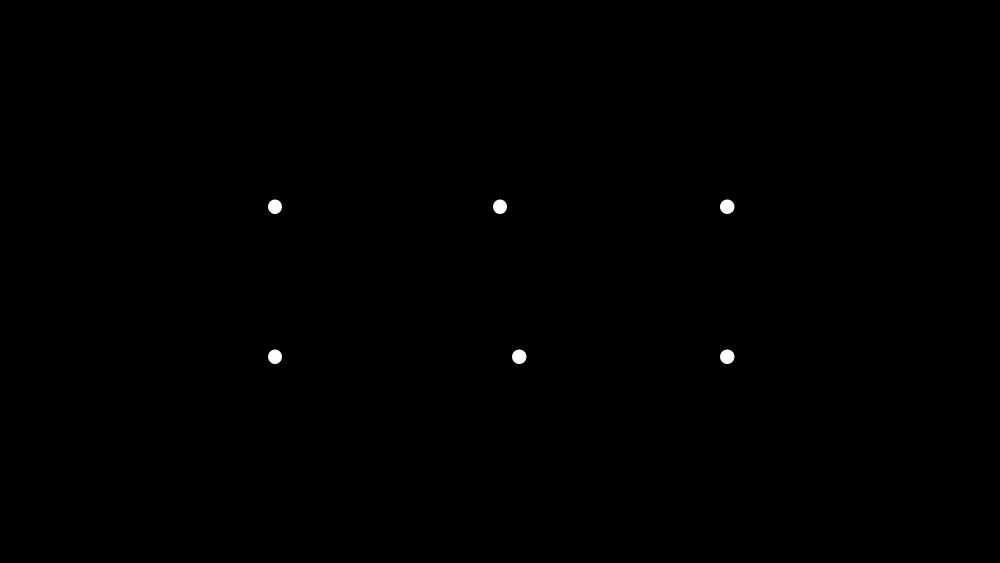
#> input picture fishfood/old_but_dont_delete/lj_pot.png, 2000 x 1125 px (shown at 1/2 size); the run also reads 1 picture not shown here
$ python tst_imgtopqr.py
#> lines starting #> are read from the running program, lines starting #| are printed output that depends on the picture; long printed decimals are rounded
### fishfood/old_but_dont_delete/tmp_testblob.py
"""Blob library, a component of vision library. Detects LED pixels in images and returns centroids of individual LEDs.
"""

from lib_utils import *
import numpy as np


class Blob():

    """Blob takes in a camera image and returns the pixel coordinates (mn) of individual LED blobs.

    Blob contains functions to convert an image to grayscale, threshold the image to separate blob pixels from background, assign blob pixels to individual blobs, and discard blobs that are reflected at the water surface.

    Attributes:
        blob_size (int): Total amount of LED blob pixels
        blobs (float): Array of blob centroids, (2, no_blobs)
        max_blobs (int): Amount of blobs expected in image. Additional blobs will be considered reflections and discarded.
        no_blobs (int): Number of clustered LED blobs
        side (string): Camera side, right or left
        thresh (int, optional): Light intensity for pixel to be considered LED blob pixel, [0=LOW,255=HIGH]
    """

    def __init__(self, side, max_blobs, thresh=U_BLOB_THRESH):
        """One Blob object is instantiated for each side, i.e., the right and the left side.

        Args:
            side (string): Camera side, right or left
            max_blobs (int): Amount of blobs expected in image. Additional blobs will be considered reflections and discarded.
            thresh (int, optional): Light intensity for pixel to be considered LED blob pixel, [0=LOW,255=HIGH]
        """

        # Arguments
        self.side = side
        self.max_blobs = max_blobs
        self.thresh = thresh

        # Initializations
        self.blob_size = 0
        self.blobs = np.zeros((2, 1))
        self.no_blobs = 0

    def detect(self, img):
        """Detect takes in an image and stores LED blob centroids in self.blobs.

        Args:
            img (int): Image array from lib_camera, (U_CAM_MRES, U_CAM_NRES, 3)
        """

        # Initializations
        self.blob_size = 0
        self.blobs = np.zeros((2, 1))
        self.no_blobs = 0

        # Run all subfunctions for blob detection
        img_gray = self._raw_to_gray(img)
        blob_pixels = self._thresholding(img_gray)
        self._continuity(blob_pixels)
        self.reflections()

    def _raw_to_gray(self, img):
        """Convert the rgb image to grayscale.

        Args:
            img (int): Raw rgb image array, (U_CAM_MRES, U_CAM_NRES, 3)

        Returns:
            int: Grayscale image array, (U_CAM_MRES, U_CAM_NRES)
        """
        img_rgb = np.zeros((U_CAM_MRES, U_CAM_NRES, 3), dtype=np.uint8)
        img_rgb = np.array(img)
        img_gray = np.zeros((U_CAM_MRES, U_CAM_NRES))
        img_gray[:, :] = img_rgb[:, :, 2]

        return img_gray

    def _thresholding(self, img_gray):
        """Keeps pixels with high enough light intensity to be considered LED blob pixels only.

        Args:
            img_gray (int): Grayscale image array, (U_CAM_MRES, U_CAM_NRES)

        Returns:
            int: Array of blob pixels
        """
        blob_pixels = np.where(img_gray > self.thresh)
        blob_pixels = np.asarray(blob_pixels)

        return blob_pixels

    def _continuity(self, blob_pixels):
        """Clusters blob pixels and returns lists of individual blob centroids

        _continuity checks all blob pixels for continuity in m-direction. It then checks the subsets which are continous in m-direction for continuity in n-direction. It finally returns an array that contains the centroids of individual blobs.

        Args:
            blob_pixels (int): Array of blob pixels

        Returns:
            float: Array of blob centroids including reflections, (2, no_blobs)

        """

        # Total amount of blob pixels. If none, return.
        self.blob_size = blob_pixels.size
        if self.blob_size < 4:
            self.blobs = np.zeros(0)
            return

        # Find pixels that are continuous in m-direction
        m = blob_pixels[0, :]
        m_shifted = np.zeros(m.shape)
        m_shifted[1:-1] = np.copy(m[:-2])
        m_shifted[0] = -1
        m_shifted[-1] = -1

        blob_m = np.where(abs(m_shifted - m) > 1)
        blob_m = np.asarray(blob_m)
        blob_m[:, -1] += 1

        # For each continous set in m-direction, find pixels that are also continuous in n-direction
        for i in range(0, blob_m.shape[1]-1):
            m = blob_pixels[0, blob_m[0, i]:blob_m[0, i+1]]
            n = blob_pixels[1, blob_m[0, i]:blob_m[0, i+1]]
            arg_n = np.argsort(n)
            n_sorted = np.sort(n)

            n_shifted = np.zeros(n.shape)
            n_shifted[1:-1] = np.copy(n_sorted[:-2])
            n_shifted[0] = -1
            n_shifted[-1] = -1

            blob_n = np.where(abs(n_shifted - n_sorted) > 1)
            blob_n = np.asarray(blob_n)
            blob_n[:, -1] += 1

            # For pixels continuous in m- and n-direction, find centroids
            for j in range(0, blob_n.shape[1]-1):
                blob_indices = arg_n[np.asscalar(blob_n[:, j]):np.asscalar(blob_n[:, j+1])]
                m_center = round(sum(m[blob_indices])/blob_indices.shape[0], 3)
                n_center = round(sum(n[blob_indices])/blob_indices.shape[0], 3)

                # flip image 180 degrees bcs camera mounted upside down
                #m_center = U_CAM_MRES - m_center #xx CHANGED
                #n_center = U_CAM_NRES - n_center #xx CHANGED

                if self.no_blobs == 0:
                    self.blobs[0, 0] = m_center
                    self.blobs[1, 0] = n_center

                else:
                    self.blobs = np.append(self.blobs, [[m_center], [n_center]], axis=1)

                self.no_blobs += 1

    def reflections(self):
        """Discards LED blob centroids that are considered reflections at the water surface. Reflections tend to appear higher up in the image than real centroids, i.e., they have lower m-coordinates. If the number of identified blobs is greater than the maximum number of expected blobs, the maximum number of expected blobs with the highest m-coodinates will be kept.
        """

        if self.no_blobs > self.max_blobs:
            blob_ind = np.argsort(self.blobs[0, :])[-self.max_blobs:]
            self.blobs = self.blobs[:, blob_ind]

### fishfood/old_but_dont_delete/tmp_testvision.py
"""Vision library, perceives BlueBots environement and returns coordinates of neihgboring BlueBots.
"""
import numpy as np
import time

from math import *
from lib_utils import *
from tmp_testblob import Blob


class Vision():

    """Vision updates BlueBot's visual perception, using both cameras, blob detection, and transformations from pixel coordinates to normalized rays (pqr) or true-distance rays (xyz) in the robot frame.

    Normalized rays allow for the computation of the angular direction of an observed object. True-distance rays also tell the distance to this object but are only possible to derive if the true distance of two points in the image is known, e.g., of two vertically stacked LEDs.

    Attributes:
        pqr_l (float): Normalized rays from the left camera in the robot frame
        pqr_r (float): Normalized rays from the right camera in the robot frame
        xyz_l (float): True-distance rays from the left camera in the robot frame [mm]
        xyz_r (float): True-distance rays from the right camera in the robot frame [mm]
    """

    def __init__(self, max_blobs, img_r, img_l):
        """Camera and Blob are classes for image taking and processing respectively.

        Args:
            max_blobs (int): maximum number of blobs in environemt
        """
        self._blob_r = Blob('right', max_blobs, 40)  # detection threshold
        self._blob_l = Blob('left', max_blobs, 40)  # detection threshold

        self.img_r = img_r
        self.img_l = img_l

        self.pqr_r = np.zeros((3, 1))
        self.pqr_l = np.zeros((3, 1))
        self.xyz_r = np.zeros((3, 1))
        self.xyz_l = np.zeros((3, 1))

    def update(self):
        """Takes images with both cameras, finds blob centroids, and transforms pixel coordinates to rays in the robot frame.
        """
        # check right side
        #t_now = time.time()

        #t_capture = time.time() - t_now
        #t_now = time.time()
        self._blob_r.detect(self.img_r)
        #t_blob = time.time() - t_now

        # check left side

        self._blob_l.detect(self.img_l)

        # if blobs detected, transform them to coordinates in the robot frame
        #t_uvw = -1
        #t_pqr = -1
        #t_xyz = -1
        if self._blob_r.blobs.size:
            # transform from image coordinates (mn) to coordinates on the unit sphere in the camera frame (uvw)
            #t_now = time.time()
            uvw_r = self._mn_to_uvw(self._blob_r.blobs)
            #t_uvw = time.time() - t_now
            # align camera frame with robot frame (uvw to pqr)
            #t_now = time.time()
            self.pqr_r = self._uvw_to_pqr_r(uvw_r)
            #t_pqr = time.time() - t_now
            # use blob pairs to get world coordinates in mm (xyz)
            if self.pqr_r.shape[1] == 2:
                #t_now = time.time()
                self.xyz_r = self._pqr_to_xyz(self.pqr_r)
                #t_xyz = time.time() - t_now
            else:
                self.xyz_r = np.zeros(0)
        else:
            self.pqr_r = np.zeros(0)
            self.xyz_r = np.zeros(0)

        if self._blob_l.blobs.size:
            # transform from image coordinates (mn) to coordinates on the unit
            # sphere in the camera frame (uvw)
            uvw_l = self._mn_to_uvw(self._blob_l.blobs)
            # align camera frame with robot frame (uvw to pqr)
            self.pqr_l = self._uvw_to_pqr_l(uvw_l)
            # use blob pairs to get world coordinates in mm (xyz)
            if self.pqr_l.shape[1] == 2:
                self.xyz_l = self._pqr_to_xyz(self.pqr_l)
            else:
                self.xyz_l = np.zeros(0)
        else:
            self.pqr_l = np.zeros(0)
            self.xyz_l = np.zeros(0)

        #return t_capture, t_blob, t_uvw, t_pqr, t_xyz

    def _mn_to_uvw(self, mn):
        """Uses camera calibration to derive uvw rays in the camera frame from mn coordinates in the image plane.

        Args:
            mn (float): Pixel coordinates of blob centroids

        Returns:
            float: uvw rays in the camera frame
        """
        scaling_factor = 2592 / U_CAM_NRES

        A_inv = np.array([[1., -U_CAM_d], [-U_CAM_e, U_CAM_c]])
        T = np.array([[U_CAM_xc, U_CAM_yc]]).T
        mn_dash = A_inv @ (scaling_factor * mn - T)

        rho = np.linalg.norm(mn_dash, axis=0)
        z = np.polyval(U_CAM_ss, rho)

        uvw = np.vstack((mn_dash, z))
        uvw_norm = np.linalg.norm(uvw, axis=0)
        uvw = uvw / uvw_norm[None, :]

        return uvw

    def _uvw_to_pqr_r(self, uvw):
        """Transforms from the camera frame to the robot frame by rotating the camera by 10deg and switching axes.

        Args:
            uvw (float): uvw rays in the camera frame

        Returns:
            float: pqr rays in the robot frame
        """
        #U_CAM_ALPHA = 0 #xx CHANGED

        rot_angle = np.array([[1, 0, 0], [0, cos(
            U_CAM_ALPHA), -sin(U_CAM_ALPHA)], [0, sin(U_CAM_ALPHA), cos(U_CAM_ALPHA)]])
        rot_axes = np.array([[0, -1, 0], [0, 0, -1], [1, 0, 0]])

        pqr = rot_axes @ rot_angle @ uvw
        pqr_norm = np.linalg.norm(pqr, axis=0)
        pqr = pqr / pqr_norm[None, :]

        return pqr

    # [18 lines left out: function _uvw_to_pqr_l, not called in this run]

    def _pqr_to_xyz(self, pqr):
        """Uses projective geometry to derive a scale factor from two known objects. Scales normalized pqr rays and returns xyz distances in mm.

        Args:
            pqr (float): pqr coordinates of LED PAIRS whose relative positions are known in the real world

        Returns:
            float: xyz coordinates in mm to each of the two LEDs
        """
        p1 = pqr[0, 0]
        q1 = pqr[1, 0]
        r1 = pqr[2, 0]
        p2 = pqr[0, 1]
        q2 = pqr[1, 1]
        r2 = pqr[2, 1]

        if r2 < r1:
            ptemp = p1
            qtemp = q1
            rtemp = r1
            p1 = p2
            q1 = q2
            r1 = r2
            p2 = ptemp
            q2 = qtemp
            r2 = rtemp

        delta = U_LED_DZ

        a = r2**2 - r1**2
        b = 2 * delta * r1 * (r2**2 - 1)
        c = (delta**2) * (r2**2 - 1)

        d1_plus = (-b + sqrt(b**2 - 4 * a * c)) / (2 * a)
        d1_minus = (-b - sqrt(b**2 - 4 * a * c)) / (2 * a)

        d1 = d1_plus
        z = d1 * r1
        d2 = (z + delta) / r2
        diff_x = abs(d1 * p1 - d2 * p2)
        diff_y = abs(d1 * q1 - d2 * q2)
        diff_plus = diff_x + diff_y

        d1 = d1_minus
        z = d1 * r1
        d2 = (z + delta) / r2
        diff_x = abs(d1 * p1 - d2 * p2)
        diff_y = abs(d1 * q1 - d2 * q2)
        diff_minus = diff_x + diff_y

        if (diff_plus < diff_minus):
            xyz = d1_plus * pqr
        else:
            xyz = d1_minus * pqr

        return xyz

    # [27 lines left out: functions _xyz_cam_to_robot_r, _xyz_cam_to_robot_l, not called in this run]

### fishfood/old_but_dont_delete/tst_imgtopqr.py

import numpy as np
from PIL import Image
from lib_utils import *
from tmp_testvision import Vision


def avoid_duplicates_by_angle():
    """Use right and left cameras just up to the xz-plane such that the overlapping camera range disappears and there are no duplicates.

    Returns:
        tuple: all_blobs (that are valid, i.e. not duplicates) and their all_angles
    """
    right = np.transpose(vision.pqr_r)
    left = np.transpose(vision.pqr_l)

    all_blobs = np.empty((3,0))
    all_angles = np.empty(0)

    for r in right:
        angle = np.arctan2(r[1], r[0]) * 180 / pi
        if angle > -5:
            all_blobs = np.append(all_blobs, [[r[0]], [r[1]], [r[2]]], axis=1)
            all_angles = np.append(all_angles, angle)

    for l in left:
        angle = np.arctan2(l[1], l[0]) * 180 / pi
        if angle < 5:
            all_blobs = np.append(all_blobs, [[l[0]], [l[1]], [l[2]]], axis=1)
            all_angles = np.append(all_angles, angle)

    return (all_blobs, all_angles)

def parse(all_blobs, all_angles):
    """Assignes duos of blobs to single robots

    Idea: Sort all blobs by the angles/directions they are coming from. Pair duos of blobs that have most similar angles.

    Args:
        all_blobs (np.array): all valid blobs from both images
        all_angles (np.array): all angles in xy-plane of all valid blobs

    Returns:
        tuple: set of neighbors and dict with their relative positions
    """
    neighbors = set()
    rel_pos = {}

    no_blobs = len(all_angles)
    if no_blobs < 2: # 0 robots
        return (neighbors, rel_pos)

    sorted_indices = np.argsort(all_angles)
    angle_thresh = 5 # below which 2 blobs are considered a duo

    i = 0 # blob_ind
    neighbor_ind = 0
    while i < no_blobs-1: # iterate through all blobs and fill dict
        # if 2 blobs are too far apart, ignore first one and check next 2
        dangle = abs(all_angles[sorted_indices[i+1]] - all_angles[sorted_indices[i]])
        if dangle > angle_thresh:
            i += 1
            continue

        # else, add neighbor with averaged xyz coordinates
        b1 = all_blobs[:,sorted_indices[i]]
        b2 = all_blobs[:,sorted_indices[i+1]]

        pqr = np.transpose(np.vstack((b1, b2)))
        xyz = vision._pqr_to_xyz(pqr)

        neighbors.add(neighbor_ind)
        rel_pos[neighbor_ind] = (xyz[:,0] + xyz[:,1]) / 2

        i += 2
        neighbor_ind += 1

    return(neighbors, rel_pos)

def lj_force(neighbors, rel_pos):
    """Derives the Lennard-Jones potential and force based on the relative positions of all neighbors and the desired target_dist to neighbors. The force is a gain factor, attracting or repelling a fish from a neighbor. The center is a point in space toward which the fish will move, based on the sum of all weighted neighbor positions.

    Args:
        neighbors (set): Visible neighbors
        rel_pos (dict): Relative positions of visible neighbors

    Returns:
        np.array: Weighted 3D direction based on visible neighbors
    """
    center = np.zeros((3,))

    if not neighbors:
        return center

    a = 12 # 12
    b = 6 # 6
    epsilon = 10 # depth of potential well, V_LJ(r_target) = epsilon
    gamma = 1 # force gain
    r_target = target_dist
    r_const = r_target + 130

    for neighbor in neighbors:
        r = np.clip(np.linalg.norm(rel_pos[neighbor]), 0.001, r_const)
        f_lj = -gamma * epsilon /r * (a * (r_target / r)**a - 2 * b * (r_target / r)**b)
        center += f_lj * rel_pos[neighbor]

    center /= len(neighbors)

    return center

# [68 lines left out: functions home, depth_ctrl_from_cam, not called in this run]


# LOAD TEST IMAGES FROM FILES
img_in = Image.open('lj_pot.png').convert('RGB')
img_size = U_CAM_NRES, U_CAM_MRES
img_resized = img_in.resize(img_size)
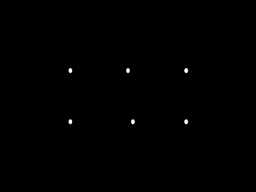
#> img_resized: PIL image 256x192 RGB; min 0, max 255, mean 0.4
img_r = np.asarray(img_resized, dtype=np.uint8)

img_in = Image.open('black.png').convert('RGB')
#> img_in: PIL image 2000x1125 RGB; every value is 0
img_size = U_CAM_NRES, U_CAM_MRES
img_resized = img_in.resize(img_size)
#> img_resized: PIL image 256x192 RGB; every value is 0
img_l = np.asarray(img_resized, dtype=np.uint8)

# GET PQR FROM IMAGE
vision = Vision(20, img_r, img_l)
vision.update()
#> in _thresholding, `blob_pixels = np.where(img_gray > self.thresh)`: blob_pixels = 113 positions, rows 68 to 124, columns 68 to 187
#> in _continuity, `m = blob_pixels[0, :]`: m = 113 values from 68 to 124
#> in _continuity, `blob_m = np.where(abs(m_shifted - m) > 1)`: blob_m = ([0, 55, 112],)
#> in _continuity, `blob_m = np.asarray(blob_m)`: blob_m = [[0, 55, 112]]
#> the loop in _continuity, `for i in range(0, blob_m.shape[1]-1):` made 2 passes
#> after the loop in _continuity, `for i in range(0, blob_m.shape[1]-1):`: self.blobs = [[70, 70.22, 70, 121.2, 121.4, 121.4], [69.79, 127.5, 185.7, 69.8, 132.5, 185.5]]; self.no_blobs = 6
#> in _raw_to_gray (call 2), `img_gray[:, :] = img_rgb[:, :, 2]`: img_gray: shape (192, 256) float64; every value is 0

# FIND ALL VALID BLOBS AND THEIR RESPECTIVE ANGLES
all_blobs, all_angles = avoid_duplicates_by_angle() # PASSED
#> in avoid_duplicates_by_angle, `right = np.transpose(vision.pqr_r)`: right = [[0.835, 0.381, -0.397], [0.0685, 0.879, -0.473], [-0.766, 0.524, -0.371], [0.849, 0.404, 0.341], [-0.0143, 0.911, 0.411], [-0.771, 0.551, 0.321]]
#> in avoid_duplicates_by_angle, `left = np.transpose(vision.pqr_l)`: left = empty array
#> the loop in avoid_duplicates_by_angle, `for r in right:` made 6 passes
#> (r, angle, all_blobs, all_angles) on pass 2: ([0.0685, 0.879, -0.473], 85.54, [[0.835, 0.0685], [0.381, 0.879], [-0.397, -0.473]], [24.5, 85.54])
#> (r, angle, all_angles) on passes 3 to 6: ([-0.766, 0.524, -0.371], 145.6, [24.5, 85.54, 145.6]), ([0.849, 0.404, 0.341], 25.46, [24.5, 85.54, 145.6, 25.46]), ([-0.0143, 0.911, 0.411], 90.9, [24.5, 85.54, 145.6, 25.46, 90.9]), ([-0.771, 0.551, 0.321], 144.5, [24.5, 85.54, 145.6, 25.46, 90.9, 144.5])
#> all_blobs = [[0.835, 0.0685, -0.766, 0.849, -0.0143, -0.771], [0.381, 0.879, 0.524, 0.404, 0.911, 0.551], [-0.397, -0.473, -0.371, 0.341, 0.411, 0.321]]; all_angles = [24.5, 85.54, 145.6, 25.46, 90.9, 144.5]
print('all_blobs {}\n'.format(all_blobs))
#| all_blobs [[ 0.8353  0.06855 -0.7664  0.8489  -0.0143 -0.7705]
#|  [ 0.3807  0.8786   0.5244  0.4041  0.9113  0.5505]
#|  [-0.3967  -0.4726 -0.3711   0.3407  0.4114  0.3212]]
print('all_angles {}\n'.format(all_angles))
#| all_angles [ 24.502  85.539 145.620  25.455   90.899
#|  144.455]

# MATCH BLOB DUOS BY ANGLE
neighbors, rel_pos = parse(all_blobs, all_angles) # todo
#> in parse, `no_blobs = len(all_angles)`: no_blobs = 6
#> in parse, `sorted_indices = np.argsort(all_angles)`: sorted_indices = [0, 3, 1, 4, 5, 2]
#> the loop in parse, `while i < no_blobs-1:` made 4 passes
#> (dangle, i) on passes 2 to 3: (5.36, 3), (53.56, 4)
#> (dangle, pqr) on pass 1: (0.953, [[0.835, 0.849], [0.381, 0.404], [-0.397, 0.341]])
#> after the loop in parse, `while i < no_blobs-1:`: i = 6; neighbor_ind = 2; neighbors = 2 items; rel_pos = {0: [99.29, 46.27, -3.3], 1: [-96.33, 67.37, -3.13]}
#> neighbors = 2 items
print('neighbors {}\n'.format(neighbors))
#| neighbors {0, 1}
print('rel_pos {}\n'.format(rel_pos))
#| rel_pos {0: array([99.289, 46.266, -3.305]), 1: array([-96.328,  67.369  ,  -3.128 ])}

# FIND TARGET MOVE WITH LJ FORCE
target_dist = 400 # distance to neighbors, [mm]
target = lj_force(neighbors, rel_pos)
#> the loop in lj_force, `for neighbor in neighbors:` made 2 passes
#> (r, f_lj, center) on passes 1 to 2: (109.6, -6120231.8, [-607669239.9, -283156671, 20225313]), (117.6, -2447889.6, [-371869340.5, -448069552.5, 27883222])
#> in lj_force, `center /= len(neighbors)`: center = [-185934670.3, -224034776.2, 13941611]
#> target = [-185934670.3, -224034776.2, 13941611]
print('target {}\n'.format(target))
#| target [-1.85934670e+08 -2.24034776e+08  1.39416110e+07]

# CALCULATE HEADING AND PITCH
heading = np.arctan2(target[1], target[0]) * 180 / pi
#> heading = -129.7
print('heading {}\n'.format(heading))
#| heading -129.691
pitch = np.arctan2(target[2], sqrt(target[0]**2 + target[1]**2)) * 180 / pi
#> pitch = 2.74
print('pitch {}'.format(pitch))
#| pitch 2.742
